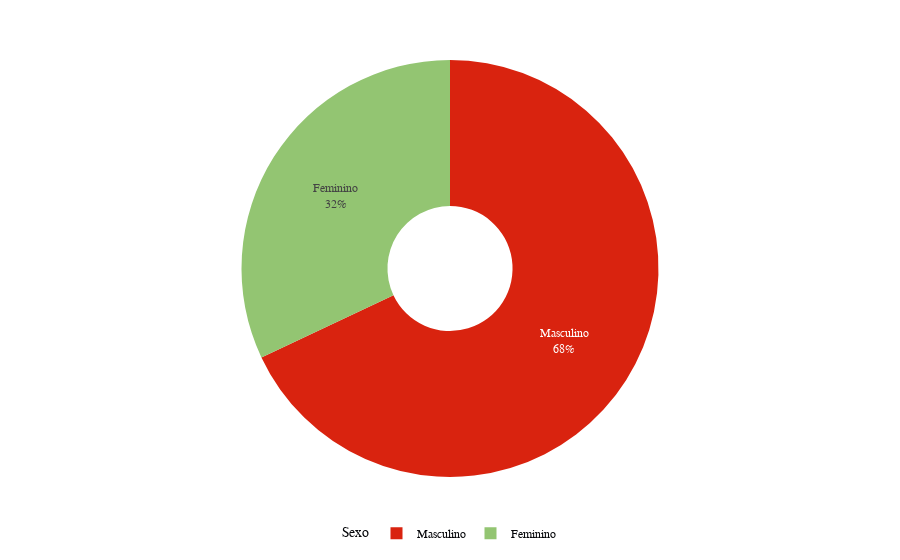

The code cell stored with this chart in its notebook:
### Code cell
sex_donut = px.pie(
    sex_groupby,
    values='count',
    names='sex_labels',
    color='sex_labels',
    color_discrete_map = {'Feminino': color_pal[4], 'Masculino': color_pal[3]},
    hole=0.3,
    labels = {'sex_labels': 'Sexo', 'count': 'Num Pacientes'},


)

sex_donut.update_traces(textinfo='percent+label')

# Layout

sex_donut.update_layout(

    font=dict(family ="Fira Code, sans-serif", color = color_pal[0], size=12),

    legend=dict(
        title="Sexo",
        orientation="h",
        x=0.5,
        xanchor="center",
    ),
)

sex_donut.show()

### Figure 1 — Plotly figure (JSON) as saved in the notebook; plotly's stock layout.template omitted (floating-point values rounded to 4 significant figures)
{"data": [{"customdata": [["Feminino"], ["Feminino"], ["Masculino"], ["Masculino"]], "domain": {"x": [0, 1], "y": [0, 1]}, "hole": 0.3, "hovertemplate": "Sexo=%{customdata[0]}<br>Num Pacientes=%{value}<extra></extra>", "labels": ["Feminino", "Feminino", "Masculino", "Masculino"], "legendgroup": "", "marker": {"colors": ["#93C572", "#93C572", "#D9230F", "#D9230F"]}, "name": "", "showlegend": true, "textinfo": "percent+label", "type": "pie", "values": [72, 25, 92, 114]}], "layout": {"font": {"color": "#050609", "family": "Fira Code, sans-serif", "size": 12}, "legend": {"orientation": "h", "title": {"text": "Sexo"}, "tracegroupgap": 0, "x": 0.5, "xanchor": "center"}, "margin": {"t": 60}}}
